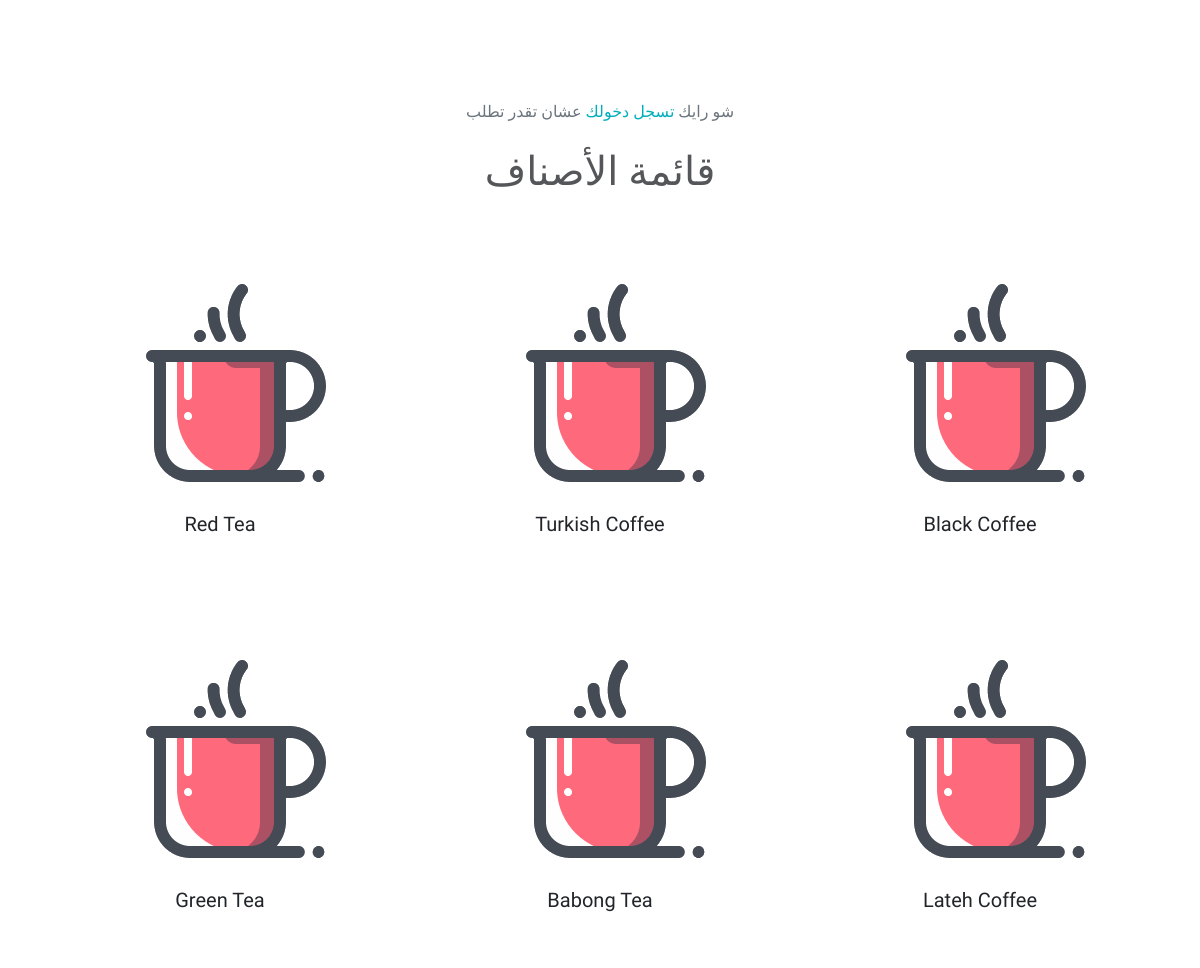
Page /items/ on the earlier database version.
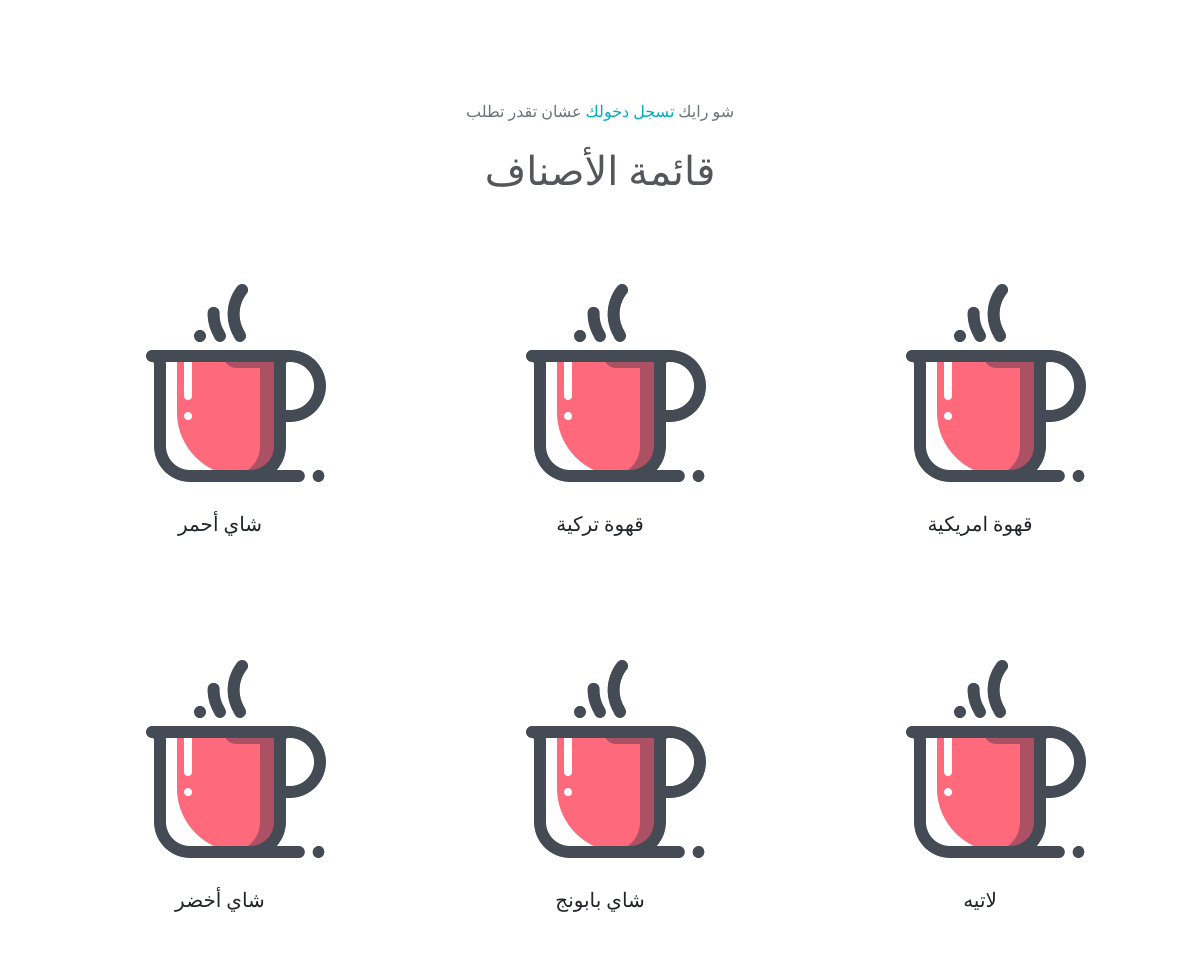
Same page on the later database version.
### tea_boy/models.py (models this page shows, shortened)
class Item(models.Model):
    name = models.CharField(
        max_length = 64,
        null = False,
        blank = False,
        unique = True
        )
    description = models.CharField(
        max_length = 128,
        null = True,
        blank = True
        )
    image = models.ImageField(null = True, blank = True)
    is_active = models.BooleanField(default = True)
    created_at = models.DateTimeField(auto_now_add = True)
    updated_at = models.DateTimeField(auto_now = True)

### tea_boy/views.py (the view)
# urls.py: path('items/', views.items_list, name='items-list'),
def items_list(request):
    context = {
        "items": Item.objects.all()
    }
    return render(request, 'items_list.html', context)

### tea_boy/templates/items_list.html (shortened to what this page needs)
{% extends 'base.html' %}
{% load static %}
{% block content %}
{% if request.user.is_anonymous %}
	<p class="form-text text-muted text-center">شو رايك
	<a href="{% url 'login' %}"> تسجل دخولك </a> عشان تقدر تطلب</p>
	<h1 class="text-center mt-4">قائمة الأصناف</h1>
    <div class="row my-3">
		{% for item in items %}
			<div class="col-12 col-sm-6 col-md-4">
				<div class="card my-4">
					<div class="card-body text-center">
						{% if item.image %}
							<div class="col-12">
								<img src="{{item.image.url}}" alt="{{item.name}}">
							</div>
							<div class="col-12">
								<h5 class="items-list">{{item.name}}</h5>
							</div>
						{% endif %}
					</div>
				</div>
			</div>
		{% endfor %}
	</div>
	<br><br>
	{% endif %}
{% endblock content %}

### tea_boy/templates/base.html (shortened to what this page needs)
<!DOCTYPE html>
{% load static %}
<html lang="en" dir="rtl">
<head>
    <link rel="stylesheet" href="https://stackpath.bootstrapcdn.com/bootstrap/4.3.1/css/bootstrap.min.css">
    <link href="{% static 'css/style.css' %}" rel="stylesheet">
</head>
<body>
    <br><br><br><br>
    <div class="container">
    {% block content %}
    {% endblock content %}
    <br><br>
    </div>
</body>
</html>

### tea_boy/static/css/style.css (style rules this page uses)
:root { --blue: #2c8ef8; --indigo: #727cf5; --purple: #6b5eae; --pink: #ff679b; --red: #fa5c7c; --orange: #fd7e14; --yellow: #ffbc00; --green: #0acf97; --teal: #02a8b5; --cyan: #39afd1; --white: #fff; --gray: #98a6ad; --gray-light: #313a45; --gray-dark: #343a40; --primary: #727cf5; --secondary: #6c757d; --success: #0acf97; --info: #39afd1; --warning: #ffbc00; --danger: #fa5c7c; --light: #e3eaef; --gray-white: #fafbfe; --safcsp-blue: #00aebc; --safcsp-dark: #54565a; --dark: #313a46; --gray-border: .4px solid #d7dadf; --gray-border-bottom: 3px solid #f1f1f1; --shadow: 0 0 35px 0 rgba(154,161,171,.15); }
body { font-family: 'El Messiri', sans-serif; background-color: var(--light-gray); }
.card { border: none; }
img { max-width: 100%; max-height: 100%; }
h1 { color: var(--safcsp-dark); }
a { color: var(--safcsp-blue); text-decoration: none; }

Differences in the rows shown:
changed Item: name "Black Coffee" → "قهوة امريكية"
changed Item: name "Turkish Coffee" → "قهوة تركية"
changed Item: name "Red Tea" → "شاي أحمر"
changed Item: name "Lateh Coffee" → "لاتيه"
changed Item: name "Babong Tea" → "شاي بابونج"
changed Item: name "Green Tea" → "شاي أخضر"
